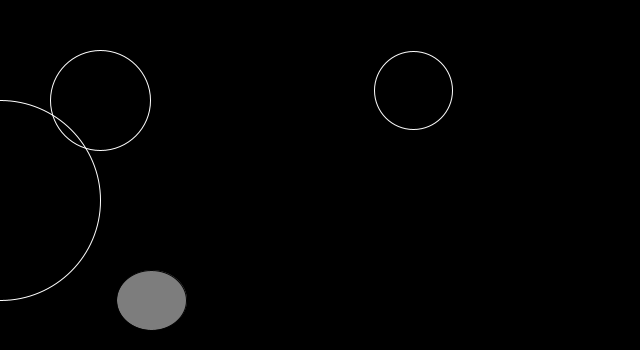
Frame 1 (no input)
Frame 60 (the mouse pressed at the canvas centre just before this capture): identical to frame 1, image omitted
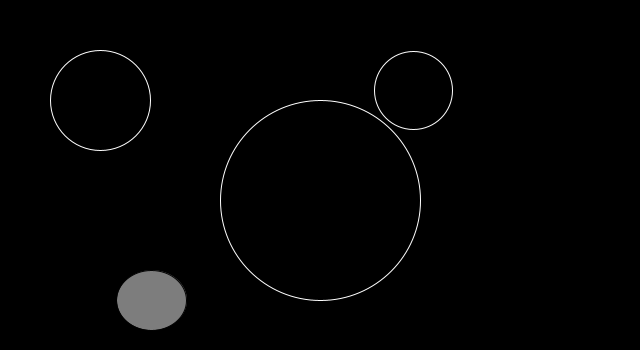
Frame 120 (the mouse held since frame 60 and released just before this capture)

The Processing sketch that drew these frames (run headless with seeded random() and noise(); from frame 60 on, the mouse is pressed at the canvas centre):

// Processing sketch: classes_overloading_methods
// ── classes_overloading_methods.pde
Particle p1;//3 args
Particle p2; //3 args
Particle p3; //no args
Particle p4; //2 args

void setup() {
  size(640,350);
  p1 = new Particle(100, 100, 50);
  p2 = new Particle(500, 200, 100);
  p3 = new Particle();
  p4 = new Particle(60, 70);
}

void draw() {
  background(0);

  p2.x = mouseX;
  //p2.y = mouseY;

  p1.display();
  p2.display();
  p3.display();
  p4.display2();
}

// ── Particle.pde
class Particle {

  float x, y;
  float r;
  float q, t;
  
  //3 args
  Particle(float tempX, float tempY, float tempR) {
    x = tempX;
    y = tempY;
    r = tempR;
  }
  
  //no args
  Particle() {
    x = random(width);
    y = random(height);
    r = random(20, 40); 
  }
  
  //two args
  Particle(float tempT, float tempQ) {
  x = random(width);
  y = random(height);
  t = tempT;
  q = tempQ;
  }

  void display() {
    stroke(255);
    noFill();
    ellipse(x, y, r*2, r*2);
  }
  
  void display2() {
    stroke(2);
    fill(125);
    ellipse(x, y, q, t);
  
  }
}
